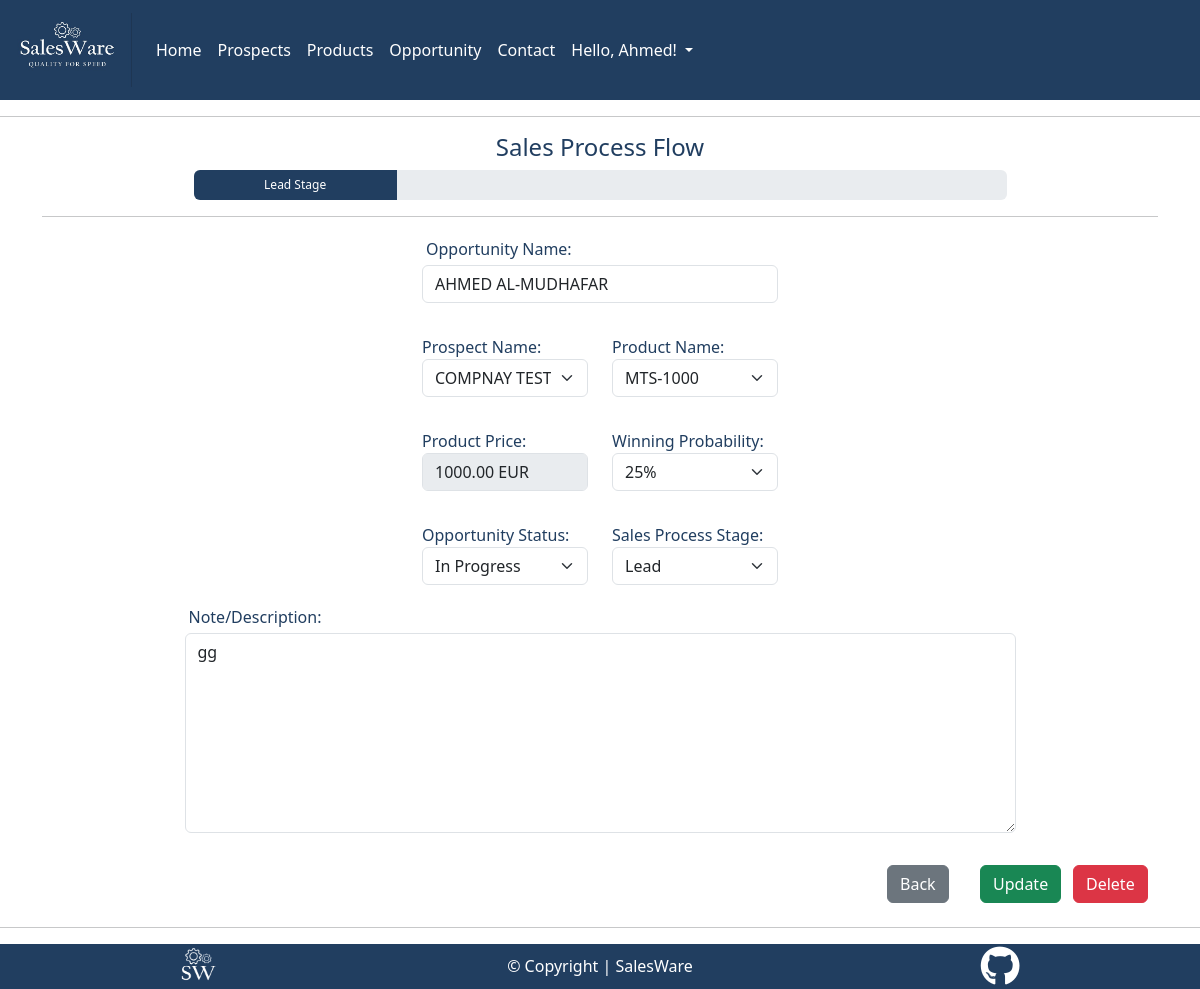
Page /opportunity/opportunity_detail/27/ (signed in) on the committed database.
### opportunity/models.py (models this page shows, shortened)
class Opportunity(models.Model):
    name = UpperCaseConverter(
        max_length=60,
        unique=True,
        default=None,
        null=False,
    )
    lead = models.ForeignKey(
        Prospect,
        on_delete=models.CASCADE,
        default=None,
        null=False,
    )
    solution = models.ForeignKey(
        Product,
        on_delete=models.CASCADE,
        default=None,
        blank=False,
        null=False,
    )
    note = models.CharField(
        max_length=500,
        default=None,
        null=True,
    )
    PROBABILITY_OPTIONS = [
        (25, '25%'),
        (50, '50%'),
        (75, '75%'),
        (100, '100%'),
    ]
    probability = models.IntegerField(
        choices=PROBABILITY_OPTIONS,
        default=25,
        blank=False,
        null=False,
    )
    STAGE_OPTIONS = (
        ('Lead', 'Lead'),
        ('Proposal', 'Proposal'),
        ('Negotiation', 'Negotiation'),
        ('Close', 'Close')
    )
    sales_stage = models.CharField(
        max_length=12,
        choices=STAGE_OPTIONS,
        default="Lead",
        blank=False,
        null=False,
    )
    is_closed = models.BooleanField(
        default=False
    )
    STATUS_OPTIONS = [
        ('Won', 'Won'),
        ('Lost', 'Lost'),
        ('In Progress', 'In Progress')
    ]
    status = models.CharField(
        max_length=11,
        choices=STATUS_OPTIONS,
        default='In progress',
        blank=False,
        null=False,
    )
    owner = models.ForeignKey(
        User,
        on_delete=models.CASCADE,
        null=True,
    )
    created_on = models.DateTimeField(
        auto_now_add=True,
        null=False,
    )
    updated_at = models.DateTimeField(
        auto_now=True,
        null=False,
    )
    @property
    def winning_probability(self):
        return f"{self.probability}%"

### prospect/models.py (models this page shows)
class Prospect(models.Model):
    company = UpperCaseConverter(
        max_length=60,
        unique=True,
        default=None,
        null=False,
        )
    first_name = models.CharField(max_length=40)
    last_name = models.CharField(max_length=40, default=None, null=False)
    email = models.EmailField(default=None, null=False)
    title = models.CharField(max_length=60, default=None, null=True)
    industry = models.CharField(max_length=60, default=None, null=False)
    country = models.CharField(max_length=60, default=None, null=False)
    owner = models.ForeignKey(
        User, on_delete=models.CASCADE,
        default=None,
        null=False,
    )
    created_on = models.DateTimeField(
        auto_now_add=True, null=False,
    )
    updated_at = models.DateTimeField(
        auto_now=True, null=False,
    )
    class Meta:
        ordering = ["company"]
    def __str__(self):
        return self.company

### product/models.py (models this page shows)
class Product(models.Model):
    name = UpperCaseConverter(
        max_length=60,
        unique=True,
        default=None,
        null=False,
    )
    price = models.DecimalField(
        max_digits=10,
        decimal_places=2,
        default=None,
        null=False)
    CURRENCY_OPTIONS = (
        ('EUR', 'EUR'),
        ('USD', 'USD'),
        ('GBP', 'GBP')
    )
    currency = models.CharField(
        max_length=3,
        choices=CURRENCY_OPTIONS,
        default="EUR",
    )
    owner = models.ForeignKey(
        User, on_delete=models.CASCADE,
        default=None,
        null=False,
    )
    created_on = models.DateTimeField(
        auto_now_add=True, null=False,
    )
    updated_at = models.DateTimeField(
        auto_now=True, null=False,
    )
    class Meta:
        ordering = ["name"]
    @property
    def product_price(self):
        return f"{self.price} {self.currency}"
    def __str__(self):
        return self.name

### opportunity/views.py (the view)
def opportunity_detail(request, id):
    opportunity = get_object_or_404(Opportunity, pk=id)
    prospects = Prospect.objects.all()
    products = Product.objects.all()
    request.session['opportunity_id'] = id
    return render(
        request,
        "opportunity/opportunity_detail.html",
        {
            "opportunity": opportunity,
            'prospects': prospects,
            'products': products,
        }
    )

### opportunity/templates/opportunity/opportunity_detail.html (shortened to what this page needs)
{% extends "base.html" %}
{% load static %}
{% block content %}
{% if user.is_authenticated %}
<div class="container">
    <div class="row d-flex justify-content-center">
        <div class="col-12 col-md-9 d-flex justify-content-center">
            <h1 class="salesware-txt-color salesware-h1-font">Sales Process Flow</h1>
        </div>
    </div>
    <div class="container">
        <div class="row d-flex justify-content-center">
            <div class="col-12 col-md-9">
                <div class="progress" style="height: 30px">
                    <div class="progress-bar salesware-background-color" id="opportunity-edit-delete-progress-bar"
                        role="progressbar" style="width: 0%;" aria-valuenow="0" aria-valuemin="0" aria-valuemax="100" aria-label="Sales Stage Progress Bar">
                    </div>
                </div>
            </div>
        </div>
    </div>
</div>
<div class="container">
    <div class="row">
        <div class="col">
            <div>
                <hr>
            </div>
        </div>
    </div>
</div>
<form id="opportunity-edit-delete-form" class="form-inline my-2 my-lg-0" method="post">
    <div class="container salesware-txt-color">
        <div class="row d-flex justify-content-center">
            <div class="col-12 col-sm-6 col-md-4 col-lg-6 col-xl-4">
                <label for="opportunity-edit-delete-name" class="form-label mt-1 mb-1 ms-1">Opportunity
                    Name:</label>
                <input name="name" value="{{opportunity.name}}" type="text" class="form-control"
                    id="opportunity-edit-delete-name" autocomplete="on" required>
            </div>
        </div>
    </div>
    <div class="container salesware-txt-color">
        <div class="row mt-4 d-flex justify-content-center">
            <div class="col-12 col-sm-6 col-md-3 col-xl-2 mt-2">
                <div>
                    <label for="opportunity-edit-delete-prospect">Prospect Name:</label>
                    <select name="lead" id="opportunity-edit-delete-prospect" class="form-select form-control"
                        aria-label="select prospect option">
                        <option value="{{opportunity.lead.id}}" selected>{{ opportunity.lead }}</option>
                    </select>
                </div>
            </div>
            <div class="col-12 col-sm-6 col-md-3 col-xl-2 mt-2">
                <div>
                    <label for="opportunity-edit-delete-product">Product Name:</label>
                    <select name="solution" id="opportunity-edit-delete-product" class="form-select form-control"
                        aria-label="select product option">
                        <option value="{{ opportunity.solution.id  }}" selected>{{ opportunity.solution }}</option>
                    </select>
                </div>
            </div>
        </div>
    </div>
    <div class="container salesware-txt-color">
        <div class="row mt-4 d-flex justify-content-center">
            <div class="col-12 col-sm-6 col-md-3 col-lg-4 col-xl-2 mt-2">
                <div> <label for="opportunity-edit-delete-product-price">Product Price:</label>
                    <input name="product-price" type="text" class="form-control"
                        id="opportunity-edit-delete-product-price" value="{{opportunity.solution.product_price}}"
                        autocomplete="off" disabled>
                </div>
            </div>
            <div class="col-12 col-sm-6 col-md-3 col-lg-4 col-xl-2 mt-2">
                <div>
                    <label for="opportunity-edit-delete-winning-probability">Winning Probability:</label>
                    <select name="probability" id="opportunity-edit-delete-winning-probability"
                        class="form-select form-control" aria-label="select probability option">
                        <option value="{{ opportunity.probability }}" selected>{{ opportunity.winning_probability }}
                        </option>
                    </select>
                </div>
            </div>
        </div>
    </div>
    <div class="container salesware-txt-color">
        <div class="row mt-4 d-flex justify-content-center">
            <div class="col-12 col-sm-6 col-md-3 col-lg-4 col-xl-2 mt-2">
                <div> <label for="opportunity-edit-delete-status">Opportunity Status:</label>
                    <select name="status" id="opportunity-edit-delete-status" class="form-select form-control"
                        aria-label="select status option">
                        <option value="{{ opportunity.status }}" selected>{{ opportunity.status }}</option>
                    </select>
                </div>
            </div>
            <div class="col-12 col-sm-6 col-md-3 col-lg-4 col-xl-2 mt-2">
                <div>
                    <label for="opportunity-edit-delete-sales-process-stage">Sales Process Stage:</label>
                    <select name="sales_stage" id="opportunity-edit-delete-sales-process-stage"
                        class="form-select form-control" aria-label="select sales stage">
                        <option value="{{ opportunity.sales_stage }}" selected>{{ opportunity.sales_stage }}</option>
                    </select>
                </div>
            </div>
        </div>
    </div>
    <div class="container salesware-txt-color">
        <div class="row mt-3 d-flex justify-content-center">
            <div class="col-9">
                <label for="opportunity-edit-delete-note" class="form-label mt-1 mb-1 ms-1">Note/Description:</label>
                <textarea name="note" class="form-control" autocomplete="off" id="opportunity-edit-delete-note"
                    style="height: 200px;" required>{{opportunity.note}}</textarea>
            </div>
        </div>
    </div>
    <div class="container mt-4">
        <div class="row">
            <div class="d-flex flex-wrap-reverse justify-content-end">
                <div class="p-2 col-4 col-sm-2 col-lg-1">
                    <button type="button" id="opportunity-edit-delete-back-btn" class="btn btn-secondary back">
                        Back
                    </button>
                </div>
                <div class="p-2 col-4 col-sm-2 col-lg-1">
                    <button type="button" id="opportunity-edit-submit-btn" class="btn btn-success"
                        data-bs-toggle="modal" data-bs-target="#opportunity-edit-submit-modal">
                        Update
                    </button>
                </div>
                <div class="p-2 col-4 col-sm-2 col-lg-1">
                    <button type="button" id="opportunity-delete-btn" class="btn btn-danger" data-bs-toggle="modal"
                        data-bs-target="#opportunity-delete-confirm-modal">
                        Delete
                    </button>
                </div>
            </div>
        </div>
    </div>
</form>
{% endif %}
{% endblock content %}

### templates/base.html (shortened to what this page needs)
{% load static %}
{% url 'account_login' as login_url %}
{% url 'account_signup' as signup_url %}
{% url 'account_logout' as logout_url %}
{% url 'home' as home_url %}
{% url 'prospect_list' as prospect_url %}
{% url 'product_list' as product_url %}
{% url 'opportunity_list' as opportunity_url %}
{% url 'contact' as contact_url %}
<!DOCTYPE html>
<html lang="en">
<head>
    <link href="https://cdn.jsdelivr.net/npm/bootstrap@5.3.3/dist/css/bootstrap.min.css" rel="stylesheet"
>
    <link href="https://cdn.jsdelivr.net/npm/select2@4.1.0-rc.0/dist/css/select2.min.css" rel="stylesheet">
    <link rel="stylesheet" href="{% static 'css/style.css' %}">
</head>
<body>
    <header>
        <div class="container-fluid">
            <div class="row">
                <nav class="navbar navbar-expand-md">
                    <a class="navbar-brand text-white" href="/">
                        <img src="/static/images/medium_logo.jpg" alt="SalesWare Logo" width="132" height="74"
                            style="object-fit: cover;">
                    </a>
                    <div class="collapse navbar-collapse" id="navbarText">
                        <ul class="navbar-nav me-auto mb-2 mb-lg-0">
                            {% if user.is_authenticated %}
                            <li class="nav-item">
                                <a class="nav-link text-white {% if request.path == home_url %}active{% endif %}"
                                    href="/#">Home</a>
                            </li>
                            <li class="nav-item">
                                <a class="nav-link text-white {% if request.path == prospect_url %}active{% endif %}"
                                    href="{% url 'prospect_list' %}">Prospects</a>
                            </li>
                            <li class="nav-item">
                                <a class="nav-link text-white {% if request.path == product_url %}active{% endif %}"
                                    href="{% url 'product_list' %}">Products</a>
                            </li>
                            <li class="nav-item">
                                <a class="nav-link text-white {% if request.path == opportunity_url %}active{% endif %}"
                                    href="{% url 'opportunity_list' %}">Opportunity</a>
                            </li>
                            <li class="nav-item">
                                <a class="nav-link text-white {% if request.path == contact_url %}active{% endif %}"
                                    href="{% url 'contact' %}">Contact</a>
                            </li>
                            {% endif %}
                            <li class="nav-item dropdown">
                                {% if user.is_authenticated %}
                                <a class="nav-link dropdown-toggle" href="#" role="button" data-bs-toggle="dropdown"
                                    aria-expanded="false">
                                    Hello, {{ user.username }}!
                                </a>
                                {% endif %}
                            </li>
                        </ul>
                    </div>
                </nav>
            </div>
        </div>
    </header>
    <hr>
    <main>
        {% block content %}{% endblock content %}
    </main>
    <hr>
    <footer>
        <div class="container-fluid salesware-background-color text-white">
            <div class="row align-items-center">
                <div class="col text-center"><img src="/static/images/small_logo.jpg" alt="Small Logo" width="80"
                        height="45"></div>
                <div class="col d-none d-md-block text-center">&copy; Copyright | SalesWare</div>
                <div class="col text-center"><a href="https://github.com/ahmedcodein" target="_blank" rel="noopener"
                        aria-label="author's GitHub repository"><i
                            class="fa-brands fa-github pages-icons fs-1 text-white"></i></a></div>
            </div>
        </div>
    </footer>
</body>
</html>

### static/css/style.css (style rules this page uses)
html, body { height: 100vh; }
body { display: flex; flex-direction: column; }
main { flex-grow: 1; }
.salesware-background-color { background-color: #213E60; }
.salesware-txt-color { color: #213E60; }
.salesware-h1-font { font-size: x-large; }
.navbar { background-color: #213E60; color: #fff; }
.nav-link { color: #fff; background-color: #213E60; }

### rows in the picture
Opportunity: name "AHMED AL-MUDHAFAR", lead "COMPNAY TEST 1", solution "MTS-1000", product-price "1000.00 EUR", probability "25%", status "In Progress", sales_stage "Lead", note "gg"

### other values in the picture
{{ user.username }} "Ahmed"
